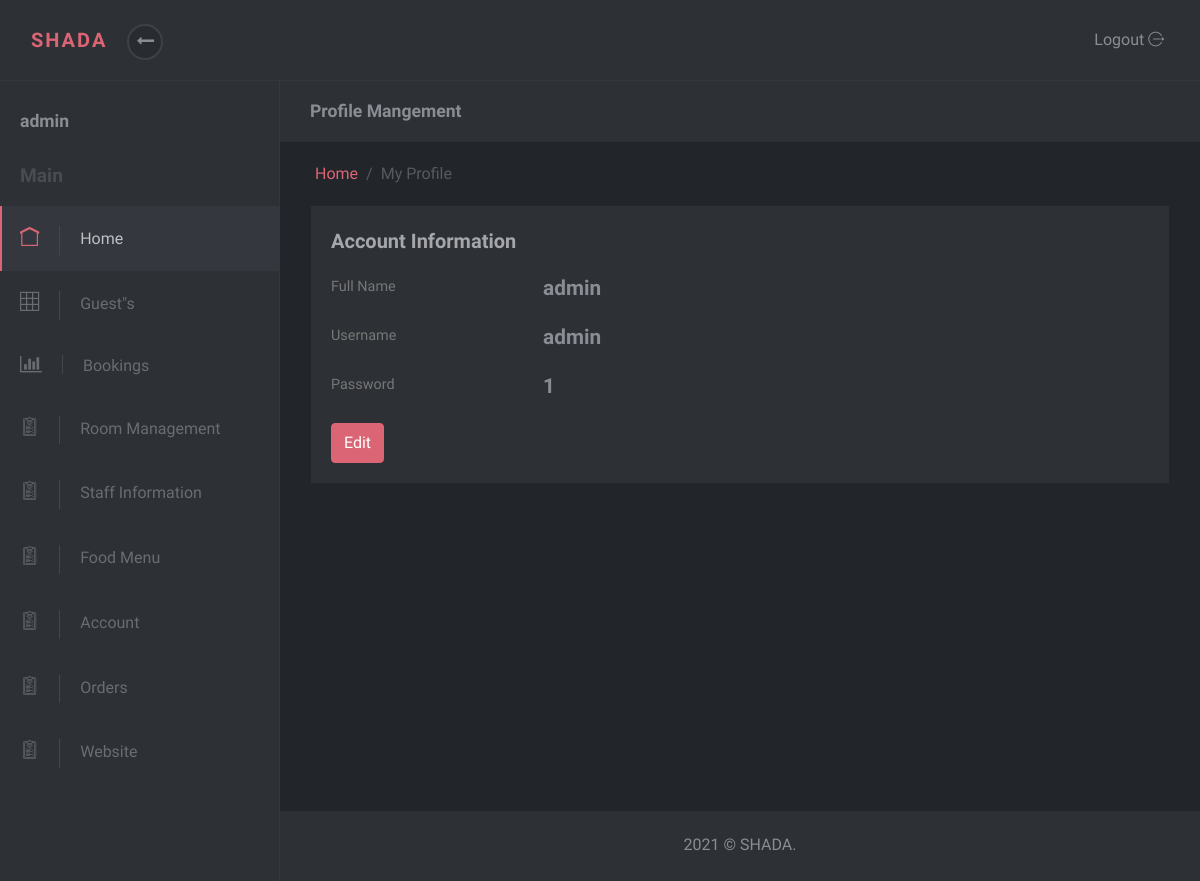
Screenshot of /admin-panel/user_profile.php (signed in) with the database file from the repository.
### tables this page shows
CREATE TABLE `user_info` (
  `id` int(11) NOT NULL,
  `full_name` varchar(50) NOT NULL,
  `username` varchar(50) NOT NULL,
  `password` varchar(32) NOT NULL,
  `role` int(11) NOT NULL
);

### admin-panel/user_profile.php (the view, shortened to what this page needs)
<?php
include("header.php");
include("../database/db.php");
?>
      <div class="page-content">
        <div class="page-header no-margin-bottom">
          <div class="container-fluid">
            <h2 class="h5 no-margin-bottom">Profile Mangement</h2>
          </div>
        </div>
        <div class="container-fluid">
          <ul class="breadcrumb">
            <li class="breadcrumb-item"><a href="index.html">Home</a></li>
            <li class="breadcrumb-item active">My Profile</li>
          </ul>
        </div>
        <section class="no-padding-top">
          <div class="container-fluid">
            <div class="row">
              <div class="col-lg-12">
                <div class="block">
                  <div class="title"><strong>Account Information</strong></div>
                  <div class="block-body">
                    <form class="form-horizontal" method="POST">
                      <?php
                        $userId = $_SESSION['user_id'];
                        $query = "SELECT * FROM `user_info` WHERE id={$userId}";
                        $result = mysqli_query($db_con, $query);
                        $row    = mysqli_fetch_array($result);
                      ?>
                          <div class="form-group row">
                            <label class="col-sm-3 form-control-label"> Full Name</label>
                            <div class="col-sm-9">
                              <h4> <?php echo $row['full_name'];?></h4>
                            </div>
                          </div>
                          <div class="form-group row">
                            <label class="col-sm-3 form-control-label">Username</label>
                            <div class="col-sm-9">
                            <h4> <?php echo $row['username'];?></h4>
                            </div>
                          </div>
                          <div class="form-group row">
                            <label class="col-sm-3 form-control-label">Password</label>
                            <div class="col-sm-9">
                            <h4> <?php echo $row['password'];?></h4>
                            </div>
                          </div>
                          <button type="submit" id="submit" name="submit" class="btn btn-primary"><a href="profileUpdate.php?id=<?php echo $row['id'];?>">Edit</a></button>
                    </form>
                  </div>
                </div>
              </div>
            </div>
          </div>
        </section>
<?php
include("footer.php");
?>

### admin-panel/css/style.default.css (style rules this page uses)
body { position: relative; }
section { padding: 0 1rem; }
a { -webkit-transition: all 0.3s; transition: all 0.3s; display: inline-block; }
button { cursor: pointer; }
i, span, strong { display: inline-block; }
.no-padding-top { padding-top: 0 !important; }
.no-margin-bottom { margin-bottom: 0 !important; }
.breadcrumb { background: none; padding: 20px 20px; margin-bottom: 0; color: #8a8d93; }
.breadcrumb a { color: #DB6574; text-decoration: none !important; }
.breadcrumb li.active { color: #585a5f; }
.breadcrumb-item + .breadcrumb-item::before { color: #585a5f; }
.block { padding: 20px; background: #2d3035; color: #8a8d93; margin-bottom: 30px; }
.page-content { position: relative; background: #22252a; min-height: 100vh; width: calc(100% - 280px); padding: 0; padding-bottom: 70px; }
.page-header { padding: 20px 15px; background: #2d3035; color: #8a8d93; margin-bottom: 30px; }
.block .title { margin-bottom: 20px; }
.block .title strong:first-child { font-size: 1.25rem; color: #a5a7ab; }
.form-control-label { color: #777; }
button, input[type='submit'] { cursor: pointer; font-family: inherit; font-weight: 300 !important; }
form label { font-size: .9rem; color: #8a8d93; }
.btn { font-weight: 400; border: 1px solid transparent; padding: 0.45rem 0.75rem; font-size: 1rem; line-height: 1.5; border-radius: 0.25rem; -webkit-transition: color 0.15s ease-in-out, background-color 0.15s ease-in-out, border-color 0.15s ease-in-out, -webkit-box-shadow 0.15s ease-in-out; transition: color 0.15s ease-in-out, background-color 0.15s ease-in-out, border-color 0.15s ease-in-out, -webkit-box-shadow 0.15s ease-in-out; transition: color 0.15s ease-in-out, background-color 0.15s ease-in-out, border-color 0.15s ease-in-out, box-shadow 0.15s ease-in-out; transition: color 0.15s ease-in-out, background-color 0.15s ease-in-out, border-color 0.15s ease-in-out, box-shadow 0.15s ease-in-out, -webkit-box-shadow 0.15s ease-in-out; }
.btn-primary { color: color-yiq(#DB6574); background-color: #DB6574; border-color: #DB6574; }
body { font-family: "Muli", sans-serif; font-size: 1rem; font-weight: 400; line-height: 1.5; color: #8a8d93; background-color: #fff; }
a { color: #ffffff; text-decoration: none; }
h1, h2, h3, h4, h5, h6, .h1, .h2, .h3, .h4, .h5, .h6 { margin-bottom: 0.5rem; font-family: inherit; font-weight: 700; line-height: 1.2; color: inherit; }
h2, .h2 { font-size: 1.7rem; }
h4, .h4 { font-size: 1.3rem; }
h5, .h5 { font-size: 1.1rem; }

### rows the page displays
user_info: full_name "admin", username "admin", password "1"

### other values shown
$_SESSION['full_name'] "admin"
